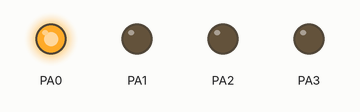
The program below on a simulated ATmega32, built with avr-gcc and emulated at 1 MHz (the files do not name the chip). On the bench: output pins drawn as LEDs (lit = HIGH).

Above: at 0.2 s.
At 0.7 s:
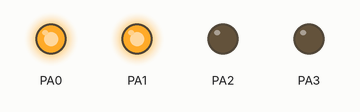
At 1.2 s:
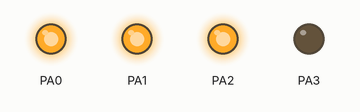
At 1.7 s:
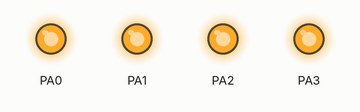
Timing chart, 0 to 3.0 s (numbered marks = the images above):
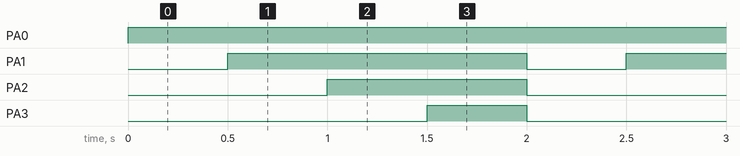

Measured:
- by itself, PA0: LOW → HIGH at 0.00 s
- by itself, PA1: alternates HIGH for 1.5 s and LOW for 0.50 s
- by itself, PA2: alternates HIGH for 1.0 s and LOW for 1.0 s
- by itself, PA3: alternates HIGH for 0.50 s and LOW for 1.5 s

The program:

main.c
```c
#define F_CPU 1000000UL
#include <avr/io.h>
#include <avr/delay.h>
int main(void)
{
    DDRA = 0b00001111;
    while(1)
    {
        PORTA = 0b00000001;
        _delay_ms(500);
        PORTA = 0b00000011;
        _delay_ms(500);
        PORTA = 0b00000111;
        _delay_ms(500);
        PORTA = 0b00001111;
        _delay_ms(500);
    }
    return 0;
}
```

fuse.c
```c
#include <avr/io.h>

FUSES = {
    .low = LFUSE_DEFAULT,
    .high = HFUSE_DEFAULT
};
```
